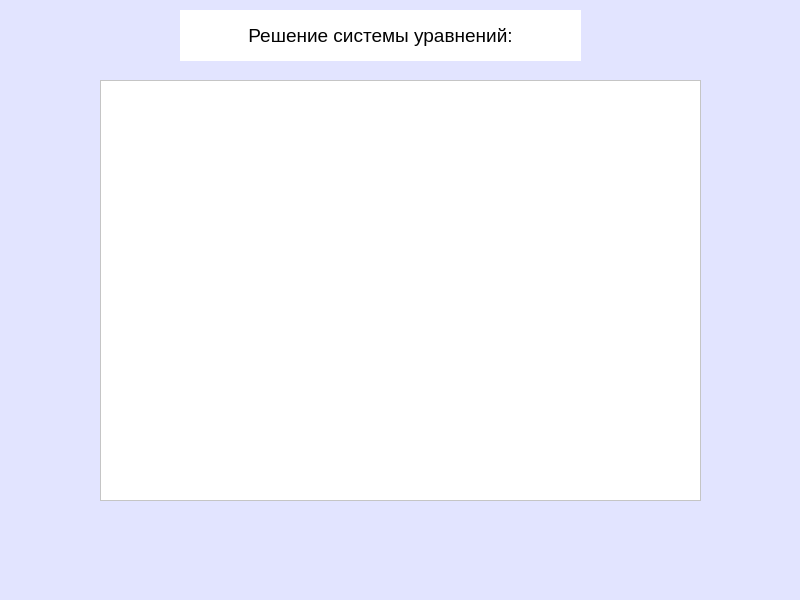
<?xml version="1.0" encoding="UTF-8"?>
<ui version="4.0">
 <class>Solution</class>
 <widget class="QMainWindow" name="Solution">
  <property name="geometry">
   <rect>
    <x>0</x>
    <y>0</y>
    <width>800</width>
    <height>600</height>
   </rect>
  </property>
  <property name="windowTitle">
   <string>Решение системы уравнений</string>
  </property>
  <property name="styleSheet">
   <string notr="true">background-color: rgb(226, 228, 255);</string>
  </property>
  <widget class="QWidget" name="centralwidget">
   <widget class="QTextBrowser" name="textBrowserSolution">
    <property name="geometry">
     <rect>
      <x>100</x>
      <y>80</y>
      <width>601</width>
      <height>421</height>
     </rect>
    </property>
    <property name="font">
     <font>
      <family>Courier New</family>
      <pointsize>10</pointsize>
     </font>
    </property>
    <property name="styleSheet">
     <string notr="true">background-color: rgb(255, 255, 255);
</string>
    </property>
   </widget>
   <widget class="QLabel" name="label">
    <property name="geometry">
     <rect>
      <x>180</x>
      <y>10</y>
      <width>401</width>
      <height>51</height>
     </rect>
    </property>
    <property name="font">
     <font>
      <pointsize>12</pointsize>
     </font>
    </property>
    <property name="styleSheet">
     <string notr="true">color: rgb(2, 2, 2);
background-color: rgb(255, 255, 255);</string>
    </property>
    <property name="text">
     <string>&lt;html&gt;&lt;head/&gt;&lt;body&gt;&lt;p align=&quot;center&quot;&gt;&lt;span style=&quot; font-size:14pt;&quot;&gt;Решение системы уравнений:&lt;/span&gt;&lt;/p&gt;&lt;/body&gt;&lt;/html&gt;</string>
    </property>
   </widget>
  </widget>
  <widget class="QMenuBar" name="menubar">
   <property name="geometry">
    <rect>
     <x>0</x>
     <y>0</y>
     <width>800</width>
     <height>25</height>
    </rect>
   </property>
  </widget>
  <widget class="QStatusBar" name="statusbar"/>
 </widget>
 <resources/>
 <connections/>
</ui>
